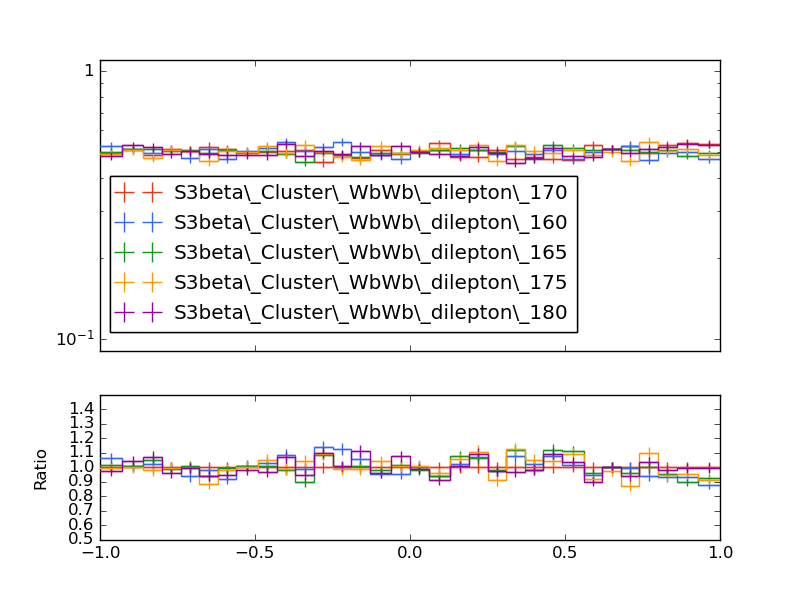

Reproduce this figure in Python.
#! /usr/bin/env python

# This Python script was auto-generated using YODA v2.0.1.
# Analysis object: /WbWb_dilepton/phi_lep1_untagged
# Timestamp: 27-02-2025 (11:02:17)

import matplotlib as mpl
import matplotlib.pyplot as plt
mpl.use('Agg') # comment out for interactive use
import os
import numpy as np

plotDir = os.path.split(os.path.realpath(__file__))[0]
if 'YODA_USER_PLOT_PATH' in globals():
    plot_outdir = globals()['YODA_USER_PLOT_PATH']
else:
    plot_outdir = plotDir

#plot style
plt.style.use(os.path.join(plotDir, '../default.mplstyle'))

plt.rcParams['text.usetex'] = False
plt.style.use(['classic'])
plt.rc('font', family='DejaVu Sans')
# plot metadata
figW, figH = plt.rcParams['figure.figsize']
ax_xLabel = r''
ax_yLabel = r''
ax_title  = r''
ax_xScale = 'linear'
ax_yScale = 'log'
xLims = (-1.0, 1.0)
yLims = (0.09000000000000001, 1.1)

# TeX-friendly labels for the legend
labels = {
    'legend' : ([ r"S3beta\_Cluster\_WbWb\_dilepton\_170", r"S3beta\_Cluster\_WbWb\_dilepton\_160", r"S3beta\_Cluster\_WbWb\_dilepton\_165", r"S3beta\_Cluster\_WbWb\_dilepton\_175", r"S3beta\_Cluster\_WbWb\_dilepton\_180" ], r""),
}

# Adjust canvas width and height
canvasW = 10.0
canvasH = 9.0
figW *= canvasW/10.
figH *= canvasH/9.

# Create figure and axis objects
fig, (ax, ratio0_ax) = plt.subplots(2, 1, sharex=True,
                  figsize=(figW,figH), gridspec_kw={'height_ratios': (6.0, 3.0)})

# Set figure margins
plt.subplots_adjust(
    left   = 1.0 * plt.rcParams['figure.subplot.left'],
    right  = 1.0 * plt.rcParams['figure.subplot.right'],
    top    = 1.0 * plt.rcParams['figure.subplot.top'],
    bottom = 1.0 * plt.rcParams['figure.subplot.bottom'])

ratio0_ax.yaxis.set_major_locator(mpl.ticker.MultipleLocator(0.1))
ratio0_ax.set_ylim(0.5, 1.4999)
ratio0_ax.set_ylabel('Ratio')

# the numerical data is stored in a separate file
dataf = dict()
prefix = os.path.split(__file__)[0]
if prefix:    prefix = prefix + '/'
exec(open(prefix+'phi_lep1_untagged__data.py').read(), dataf)


legend_handles = dict() # keep track of handles for the legend

# style options for curves
# starts at zorder>=5 to draw curve on top of legend
styles = {
  'S3beta_Cluster_WbWb_dilepton_170.yoda.gz': {
    'color' : '#EE3311',
    'linestyle' : '-',
    'linewidth' : 1,
    'marker' : 'none',
    'markersize' : 2,
    'capsize' : 0.0,
    'zorder' : 5,
    'histstyle' : 1,
    'drawstyle' : 'steps-pre',
    'xerrorbars' : 1,
    'yerrorbars' : 1,
    'fillcolor' : None,
    'fillopacity' : 1.0,
    'ratio0_linestyle' : '-',
    'ratio0_linewidth' : 1,
    'ratio0_marker' : 'none',
    'ratio0_markersize' : 2,
    'ratio0_capsize' : 0.0,
    'ratio0_zorder' : 5,
    'ratio0_histstyle' : 1,
    'ratio0_drawstyle' : 'steps-pre',
    'ratio0_xerrorbars' : 1,
    'ratio0_yerrorbars' : 1,
  },
  'S3beta_Cluster_WbWb_dilepton_160.yoda.gz': {
    'color' : '#3366FF',
    'linestyle' : '-',
    'linewidth' : 1,
    'marker' : 'none',
    'markersize' : 2,
    'capsize' : 0.0,
    'zorder' : 6,
    'histstyle' : 1,
    'drawstyle' : 'steps-pre',
    'xerrorbars' : 1,
    'yerrorbars' : 1,
    'fillcolor' : None,
    'fillopacity' : 1.0,
    'ratio0_linestyle' : '-',
    'ratio0_linewidth' : 1,
    'ratio0_marker' : 'none',
    'ratio0_markersize' : 2,
    'ratio0_capsize' : 0.0,
    'ratio0_zorder' : 6,
    'ratio0_histstyle' : 1,
    'ratio0_drawstyle' : 'steps-pre',
    'ratio0_xerrorbars' : 1,
    'ratio0_yerrorbars' : 1,
  },
  'S3beta_Cluster_WbWb_dilepton_165.yoda.gz': {
    'color' : '#109618',
    'linestyle' : '-',
    'linewidth' : 1,
    'marker' : 'none',
    'markersize' : 2,
    'capsize' : 0.0,
    'zorder' : 7,
    'histstyle' : 1,
    'drawstyle' : 'steps-pre',
    'xerrorbars' : 1,
    'yerrorbars' : 1,
    'fillcolor' : None,
    'fillopacity' : 1.0,
    'ratio0_linestyle' : '-',
    'ratio0_linewidth' : 1,
    'ratio0_marker' : 'none',
    'ratio0_markersize' : 2,
    'ratio0_capsize' : 0.0,
    'ratio0_zorder' : 7,
    'ratio0_histstyle' : 1,
    'ratio0_drawstyle' : 'steps-pre',
    'ratio0_xerrorbars' : 1,
    'ratio0_yerrorbars' : 1,
  },
  'S3beta_Cluster_WbWb_dilepton_175.yoda.gz': {
    'color' : '#FF9900',
    'linestyle' : '-',
    'linewidth' : 1,
    'marker' : 'none',
    'markersize' : 2,
    'capsize' : 0.0,
    'zorder' : 8,
    'histstyle' : 1,
    'drawstyle' : 'steps-pre',
    'xerrorbars' : 1,
    'yerrorbars' : 1,
    'fillcolor' : None,
    'fillopacity' : 1.0,
    'ratio0_linestyle' : '-',
    'ratio0_linewidth' : 1,
    'ratio0_marker' : 'none',
    'ratio0_markersize' : 2,
    'ratio0_capsize' : 0.0,
    'ratio0_zorder' : 8,
    'ratio0_histstyle' : 1,
    'ratio0_drawstyle' : 'steps-pre',
    'ratio0_xerrorbars' : 1,
    'ratio0_yerrorbars' : 1,
  },
  'S3beta_Cluster_WbWb_dilepton_180.yoda.gz': {
    'color' : '#990099',
    'linestyle' : '-',
    'linewidth' : 1,
    'marker' : 'none',
    'markersize' : 2,
    'capsize' : 0.0,
    'zorder' : 9,
    'histstyle' : 1,
    'drawstyle' : 'steps-pre',
    'xerrorbars' : 1,
    'yerrorbars' : 1,
    'fillcolor' : None,
    'fillopacity' : 1.0,
    'ratio0_linestyle' : '-',
    'ratio0_linewidth' : 1,
    'ratio0_marker' : 'none',
    'ratio0_markersize' : 2,
    'ratio0_capsize' : 0.0,
    'ratio0_zorder' : 9,
    'ratio0_histstyle' : 1,
    'ratio0_drawstyle' : 'steps-pre',
    'ratio0_xerrorbars' : 1,
    'ratio0_yerrorbars' : 1,
  },
}

# curve from input yoda files in main panel
for label, yvals in dataf['yvals'].items():
    if all(np.isnan(v) for v in dataf['yvals'][label]):
        continue
    tmp = None
    if styles[label]['histstyle']: # draw as histogram
        xpos = dataf['xedges'][label] if styles[label]['drawstyle'] else dataf['xpoints'][label]
        ypos = np.insert(yvals, 0, yvals[0]) if styles[label]['drawstyle'] else yvals
        if styles[label]['fillcolor']: # fill area below curve
            ax.fill_between(xpos, ypos, step='pre',
                            color=styles[label]['fillcolor'],
                            alpha=styles[label]['fillopacity'])
        tmp, = ax.plot(xpos, ypos,
                       color=styles[label]['color'],
                       linestyle=styles[label]['linestyle'],
                       linewidth=styles[label]['linewidth'],
                       drawstyle=styles[label]['drawstyle'], solid_joinstyle='miter',
                       zorder=styles[label]['zorder'], label=label)
    tmp = ax.errorbar(dataf['xpoints'][label], yvals,
                      xerr=np.array(dataf['xerrs'][label])*styles[label]['xerrorbars'],
                      yerr=np.array(dataf['yerrs'][label])*styles[label]['yerrorbars'],
                      fmt=styles[label]['marker'], capsize=styles[label]['capsize'],
                      markersize=styles[label]['markersize'],
                      ecolor=styles[label]['color'],
                      color=styles[label]['color'], zorder=styles[label]['zorder'])
    tmp[-1][0].set_linestyle(styles[label]['linestyle'])
    tmp[-1][0].set_linewidth(styles[label]['linewidth'])
    if label in dataf['add_legend_handle']:  legend_handles[label] = tmp
    for varLabel in dataf['variation_yvals'].keys():
        if varLabel.startswith(label):
            tmp, = ax.plot(dataf['xedges'][label], dataf['variation_yvals'][varLabel],
                           color=styles[label]['color'],
                           linestyle=styles[label]['linestyle'],
                           linewidth=styles[label]['linewidth'],
                           drawstyle='steps-pre', solid_joinstyle='miter',
                           zorder=styles[label]['zorder'], alpha=0.5)


# plots on ratio panel
# curve from input yoda files in ratio panel
for label, yvals in dataf['ratio0_yvals'].items():
    if all(np.isnan(v) for v in yvals):
        continue
    if styles[label]['ratio0_histstyle']: # plot as histogram
        xpos = dataf['xedges']['S3beta_Cluster_WbWb_dilepton_170.yoda.gz'] if styles[label]['ratio0_drawstyle'] else dataf['xpoints']['S3beta_Cluster_WbWb_dilepton_170.yoda.gz']
        ypos = np.insert(yvals, 0, yvals[0]) if styles[label]['ratio0_drawstyle'] else yvals
        ratio0_ax.plot(xpos, ypos,
                       color=styles[label]['color'],
                       linewidth=styles[label]['linewidth'],
                       linestyle=styles[label]['ratio0_linestyle'],
                       drawstyle=styles[label]['ratio0_drawstyle'], zorder=styles[label]['zorder'],
                       solid_joinstyle='miter')
    tmp = ratio0_ax.errorbar(dataf['xpoints']['S3beta_Cluster_WbWb_dilepton_170.yoda.gz'], yvals,
                             xerr=np.array(dataf['ref_xerrs'])*styles[label]['ratio0_xerrorbars'],
                             yerr=np.array(dataf['ratio0_yerrs'][label])*styles[label]['ratio0_yerrorbars'],
                             fmt=styles[label]['ratio0_marker'], capsize=styles[label]['ratio0_capsize'],
                             markersize=styles[label]['ratio0_markersize'],
                             ecolor=styles[label]['color'],
                             color=styles[label]['color'])
    tmp[-1][0].set_linestyle(styles[label]['ratio0_linestyle'])
    tmp[-1][0].set_linewidth(styles[label]['ratio0_linewidth'])

    for varlabel in dataf['ratio0_variation_vals'].keys():
        if varlabel.startswith(label):
            ratio0_ax.plot(dataf['xedges']['S3beta_Cluster_WbWb_dilepton_170.yoda.gz'],
                            dataf['ratio0_variation_vals'][varlabel],
                            color=styles[label]['color'],
                            linestyle=styles[label]['linestyle'],
                            linewidth=styles[label]['linewidth'],
                            drawstyle='steps-pre', solid_joinstyle='miter',
                            zorder=1, alpha=0.5)

legend_items = list(legend_handles.values())
ax.add_artist(ax.legend(legend_items,
                        labels['legend'][0],
                        title=labels['legend'][1],
                        alignment='left',
                        loc='lower left',
                        bbox_to_anchor=(0.0, 0.03)))

# set plot metadata as defined above
ratio0_ax.set_xlabel(ax_xLabel)
ratio0_ax.xaxis.set_label_coords(1., -0.15)
ax.set_ylabel(ax_yLabel, ha='right', va='top')
ax.yaxis.set_label_coords(-0.11, 1.0)
ax.set_title(ax_title, loc='left')
ax.set_xscale(ax_xScale)
ax.set_yscale(ax_yScale)
ax.set_xlim(xLims)
ax.set_ylim(yLims)

# tick formatting
plt.rcParams['xtick.top'] = True
plt.rcParams['ytick.right'] = True
ax.yaxis.set_major_locator(mpl.ticker.LogLocator(base=10.0, numticks=np.inf))
ax.yaxis.set_minor_locator(mpl.ticker.LogLocator(
                           base=10.0, subs=np.arange(0.1, 1, 0.1), numticks=np.inf))
fig.align_ylabels((ax, ratio0_ax))
plt.savefig(os.path.join(plot_outdir, 'phi_lep1_untagged.pdf'), format='PDF')
plt.savefig(os.path.join(plot_outdir, 'phi_lep1_untagged.png'), format='PNG')

plt.close(fig)
